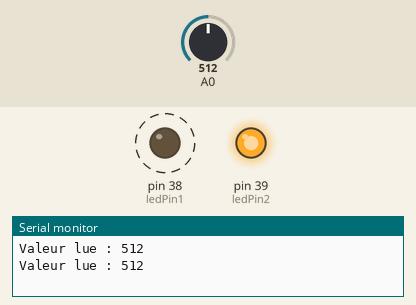
This sketch was run on a simulated Arduino Mega 2560, built with avr-gcc and run on an emulated ATmega2560. Shown: output pins drawn as LEDs (lit = HIGH), the last lines printed to the serial monitor. Dashed ring = blinking. The inputs (shaded band) are chosen by the test bench; at power-on: A0 = 512.

Above: at 1.8 s.
1.9 s: A0 set to 1023
At 3.0 s:
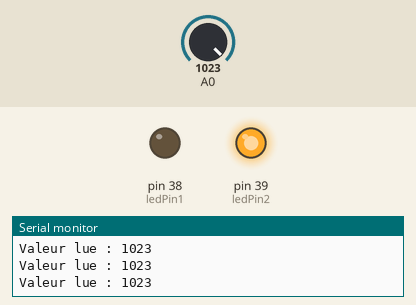
6.0 s: A0 set to 1022
At 6.4 s:
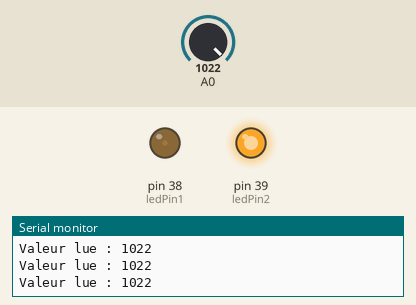
7.5 s: A0 set to 900
At 7.71 s:
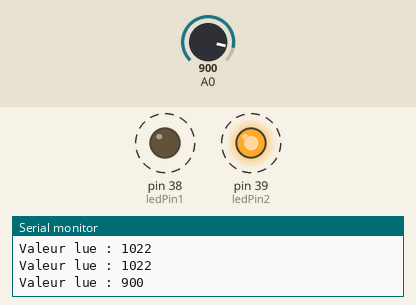
Timing chart, 0 to 17.0 s (numbered marks = the images above; inputs shaded):
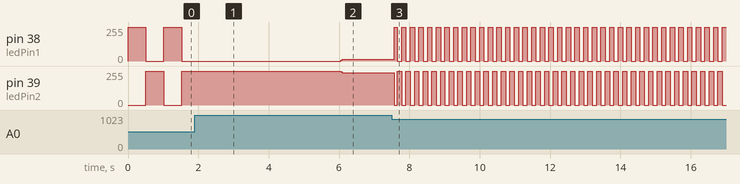

Measured:
- after the input at 1.9 s, pin 38 (ledPin1): stops changing and stays 0/255; pin 39 (ledPin2): stops changing and stays 255/255
- after the input at 6.0 s, pin 38 (ledPin1): 0/255 → 13/255 after 0.05 s; pin 39 (ledPin2): 255/255 → 242/255 after 0.05 s
- after the input at 7.5 s, pin 38 (ledPin1), pin 39 (ledPin2): alternates 255/255 for 0.12 s and 0/255 for 0.12 s, starting after 0.07 s
- by itself, pin 38 (ledPin1): alternates 255/255 for 0.51 s and 0/255 for 0.51 s

The sketch:

potentiometre__1_.ino
```cpp
int pinPot=0; //variable pour définir le CAN où est connecté le potentiomètre
int valPot=0; //variable pour récupérer la tension aux bornes du potentiomètre traduite par le CAN . On l’initialise à 0.
int ledPin1 = 38;
int ledPin2 = 39;


void setup() {
  Serial.begin(9600); //Initialisation de la communication avec la console
  pinMode(ledPin1, OUTPUT);
  pinMode(ledPin2, OUTPUT);
}

void loop() {
  valPot=analogRead(A0); //lit la tension, la convertit en valeur numérique et la stocke dans valeurPot
  Serial.print("Valeur lue : ");
  Serial.println(valPot);


  digitalWrite(ledPin1, HIGH);
  digitalWrite(ledPin2, LOW);
  delay(1023 - valPot);

  digitalWrite(ledPin1, LOW);
  digitalWrite(ledPin2, HIGH);
  delay(1023 - valPot);

}
```
